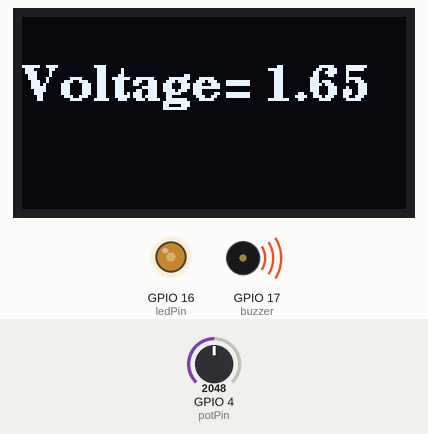
This sketch was run on a simulated ESP32. On the bench: 128×64 one-colour display, output pins drawn as LEDs (lit = HIGH), buzzer (waves = sounding). Inputs (shaded band) come from the test bench; at power-on: GPIO 4 (potPin) = 2048. What the sketch prints to the serial monitor is not drawn.

Above: at 1.2 s.
1.3 s: GPIO 4 (potPin) set to 2866
At 2.2 s:
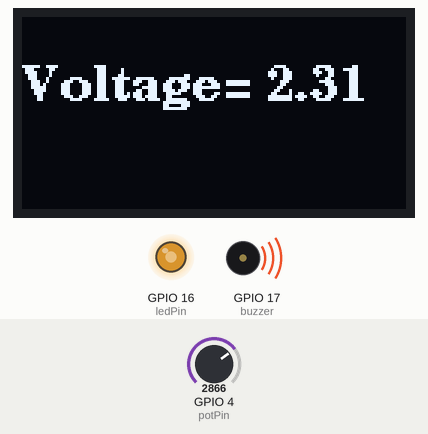
2.8 s: GPIO 4 (potPin) set to 3603
At 4.0 s:
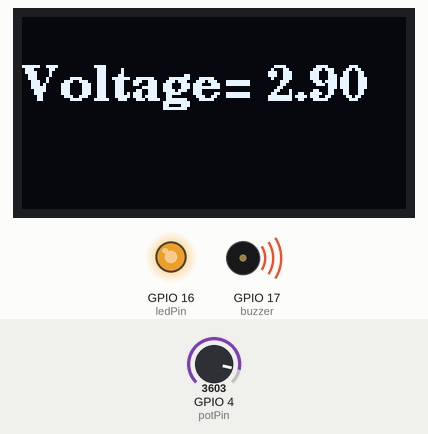
4.3 s: GPIO 4 (potPin) set to 491
At 5.5 s:
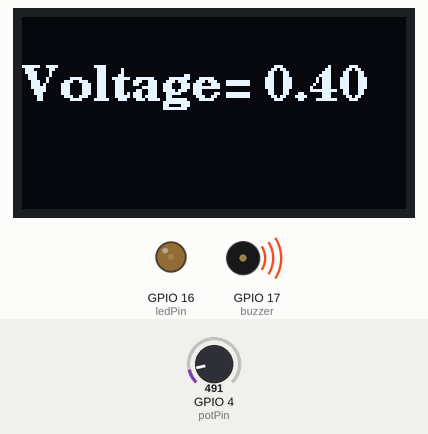
5.8 s: GPIO 4 (potPin) set to 0
At 6.3 s:
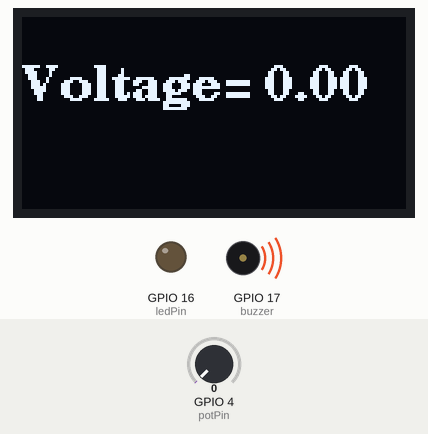
7.3 s: GPIO 4 (potPin) set to 2047
At 7.7 s:
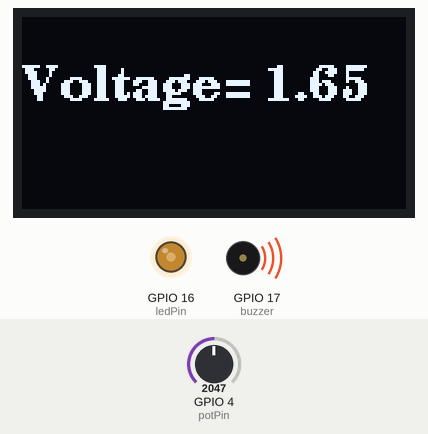
Timing chart, 0 to 9.8 s (numbered marks = the images above; inputs shaded):
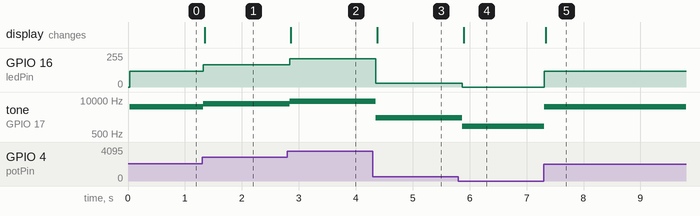

The sketch:

010_LED_brightness_control_using_potentiometer.ino
```cpp
#include <Arduino.h>
#include <U8g2lib.h>
#include <Wire.h>

U8G2_SH1106_128X64_NONAME_F_HW_I2C u8g2(U8G2_R0, /* reset=*/ U8X8_PIN_NONE);

const int potPin = 4;
const int ledPin = 16;
const int buzzer = 17;
int potVal = 0;
//-------SCL - G22, SDA - G21--------

void setup() {
  // put your setup code here, to run once:
  Serial.begin(112500);
  Serial.println(112500);
  ledcAttach(buzzer, 2000, 8);
  pinMode(potPin, INPUT);
  pinMode(ledPin, OUTPUT);
  u8g2.begin();
}

void loop() {
  // put your main code here, to run repeatedly:
  potVal = analogRead(potPin);
  Serial.println(potVal);
  int DC = potVal / 17;
  float voltage = (float) potVal * (3.3/4095);
  analogWrite(ledPin, DC);

  int freq = map(potVal, 0, 4095, 1000, 10000);
  ledcWriteTone(buzzer, freq);
  Serial.println(freq);

  u8g2.clearBuffer();
  u8g2.setFont(u8g2_font_ncenB12_tr);
  u8g2.setCursor(0, 28);
  u8g2.print("Voltage= ");
  u8g2.print(voltage);
  Serial.println(voltage);
  u8g2.sendBuffer();
  delay(50);
}
```

Measured:
- after the input at 1.3 s, GPIO 16 (ledPin): 120/255 → 168/255 at once; tone on GPIO 17 (buzzer): 5501 Hz → 7298 Hz at once; the display: changes after 0.05 s (image 1)
- after the input at 2.8 s, GPIO 16 (ledPin): 168/255 → 211/255 at once; tone on GPIO 17 (buzzer): 7298 Hz → 8918 Hz at once; the display: changes after 0.06 s (image 2)
- after the input at 4.3 s, GPIO 16 (ledPin): 211/255 → 28/255 after 0.05 s; tone on GPIO 17 (buzzer): 8918 Hz → 2079 Hz after 0.05 s; the display: changes after 0.08 s (image 3)
- after the input at 5.8 s, GPIO 16 (ledPin): 28/255 → 0/255 after 0.07 s; tone on GPIO 17 (buzzer): 2079 Hz → 1000 Hz after 0.07 s; the display: changes after 0.10 s (image 4)
- after the input at 7.3 s, GPIO 16 (ledPin): 0/255 → 120/255 at once; tone on GPIO 17 (buzzer): 1000 Hz → 5498 Hz at once; the display: changes at once (image 5)
